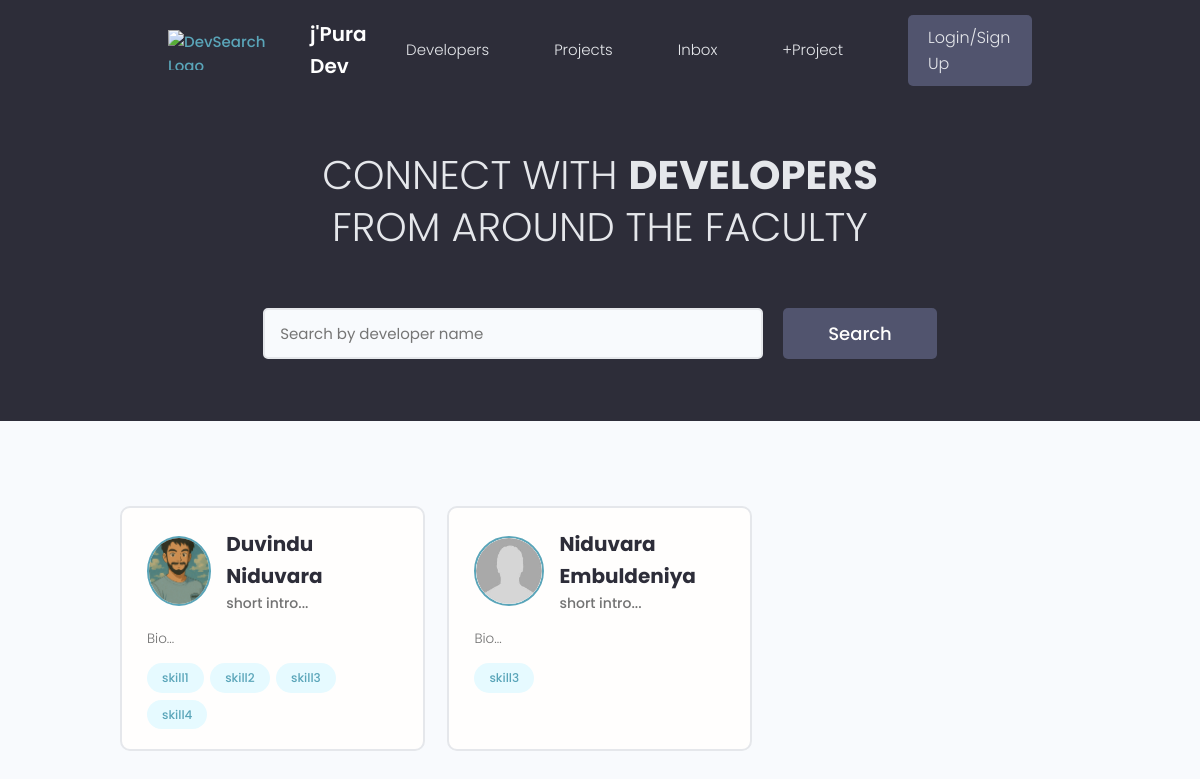
The page / on the database its author committed.
### home/models.py (models this page shows, shortened)
class Profile(models.Model):
    user = models.OneToOneField(User, on_delete=models.CASCADE)
    name = models.CharField(max_length=200, null=True)
    short_intro = models.CharField(max_length=200, null=True)
    bio = models.TextField(null=True)
    location = models.CharField(max_length=200, null=True)
    image = models.ImageField(upload_to='uploaded_profile_model/', blank=True, null=True)
    github_url = models.CharField(max_length=200, blank=True, null=True)
    linkedin_url = models.CharField(max_length=200, blank=True, null=True)
    web_url = models.CharField(max_length=200, blank=True, null=True)
    created = models.DateTimeField(auto_now_add=True)

class Skill(models.Model):
    owner = models.ForeignKey(User, on_delete=models.CASCADE)
    name = models.CharField(max_length=200)
    description = models.TextField(blank=True, null=True)
    created = models.DateTimeField(auto_now_add=True)

### home/views.py (the view)
# urls.py: path('', home, name = 'home'),
def home(request):
    users = User.objects.all()
    context = {'users':users}
    return render(request, 'home/index.html', context)

### home/templates/home/index.html (shortened to what this page needs)
{% extends 'base.html' %}
{% load static %}
{% block content %}
  <main class="home">
    <section class="hero-section text-center">
      <div class="container container--narrow">
        <div class="hero-section__box">
          <h2>CONNECT WITH <span>DEVELOPERS</span></h2>
          <h2>FROM AROUND THE FACULTY</h2>
        </div>
        <div class="hero-section__search">
          <form class="form" action="#" method="get">
            <div class="form__field">
              <input class="input input--text" id="formInput#search" type="text" name="text"
                placeholder="Search by developer name" />
            </div>
            <input class="btn btn--sub btn--lg" type="submit" value="Search" />
          </form>
        </div>
      </div>
    </section>
    <section class="devlist">
      <div class="container">
        <div class="grid grid--three">
          {% for user in users %}
            <div class="column card">
              <div class="dev">
                <a href="{% url 'profile' user.username %}" class="card__body">
                  <div class="dev__profile">
                    {% if user.profile.image %}
                      <img class="avatar avatar--md" src="{{user.profile.image.url}}" alt="image" />
                    {% else %}
                      <img class="avatar avatar--md" src="{% static 'static_profile_model/default.jpg' %}" alt="image" />
                    {% endif %}
                    <div class="dev__meta">
                      <h3>{{user.profile.name}}</h3>
                      <h5>{{user.profile.short_intro|slice:'60'}}</h5>
                    </div>
                  </div>
                  <p class="dev__info">
                    {{user.profile.bio|slice:'150'}}
                  </p>
                  <div class="dev__skills">
                    {% for skill in user.skill_set.all|slice:'6' %}
                      <span class="tag tag--pill tag--main">
                        <small>{{skill.name}}</small>
                      </span>
                    {% endfor %}
                  </div>
                </a>
              </div>
            </div>
          {% endfor %}
        </div>
      </div>
    </section>
  </main>
{% endblock content %}

### static/styles/app.css (style rules this page uses)
:root { --color-sub: #2d2d39; }
.btn--sub { background-color: var(--color-sub-light); }
.card { border: 2px solid var(--color-light); }
img { width: 100%; }
.hero-section { height: 40vh; display: flex; align-items: center; background-color: var(--color-sub); }
.hero-section__box { margin-bottom: 4rem; }
.hero-section__box > h2, .hero-section__box > h2 > span { font-size: 4rem; color: var(--color-light); line-height: 1.3; text-transform: uppercase; }
.hero-section__box > h2 { font-weight: 300; }
.hero-section__box > h2 > span { font-weight: 700; }
.hero-section__search > .form { display: flex; align-items: center; justify-content: center; gap: 2rem; }
.hero-section__search > .form input.input--text { width: 50rem; }
.devlist { margin-top: 8rem; }
.devlist .grid { align-items: stretch; }
.devlist .dev .dev__profile { display: flex; align-items: center; gap: 1.5rem; }
.devlist .dev .dev__meta h3 { color: var(--color-sub); font-size: 2rem; font-weight: 700; }
.devlist .dev .dev__meta h5 { color: var(--color-text); font-size: 1.4rem; font-weight: 500; }
.devlist .dev .dev__info { margin: 1.5rem 0; font-size: 1.35rem; line-height: 1.4; text-align: justify; }

### static/uikit/styles/modules/_variables.css (style rules this page uses)
:root { --color-main: #5aa5b9; --color-main-light: #e6faff; --color-sub: #3f4156; --color-sub-light: #51546e; --color-sub-lighter: #ededfd; --color-text: #737373; --color-gray: #8b8b8b; --color-light: #e5e7eb; --color-light-gray: #767676; --color-bg: #f8fafd; --color-white: #fffefd; --color-white-light: #f3f3f3; --color-success: #359e64; --color-success-bg: #def8e8; --color-error: #fc4b0b; --color-error-bg: #fff2ee; --font-base: 'Poppins', arial, helvetica, 'Segoe UI', roboto, ubuntu, sans-serif; --font-monospace: 'Fira Code', 'Courier New', courier, monospace; --font-regular: 300; --font-medium: 500; --font-bold: 700; --generic-shadow: 1px 1px 5px #00000010; --generic-transition: all 0.3s ease-in-out; }

### static/uikit/styles/modules/_base.css (style rules this page uses)
* { margin: 0; padding: 0; box-sizing: border-box; text-rendering: optimizeLegibility; color: inherit; font-size: inherit; }
html { font-size: 50%; }
@media only screen and (min-width: 480px) { html { font-size: 56.25%; } }
@media only screen and (min-width: 1200px) { html { font-size: 62.5%; } }
body { line-height: 1.6; font-weight: 400; font-size: 1.5rem; color: var(--color-text); background-color: var(--color-bg); min-height: 100vh; }

### static/uikit/styles/modules/_typography.css (style rules this page uses)
* { font-family: var(--font-base); }
h2 { font-size: 3.6rem; font-weight: var(--font-bold); }
h3 { font-size: 3.2rem; font-weight: var(--font-medium); }
h5 { font-size: 2.4rem; font-weight: var(--font-medium); }
h5, h6 { font-weight: var(--font-regular); }
p, span, strong { font-size: 1.6rem; color: var(--color-text); font-weight: var(--font-regular); }
a { padding-bottom: 2px; text-decoration: none; display: inline-block; color: var(--color-main); font-weight: var(--font-medium); }

### static/uikit/styles/modules/_utilities.css (style rules this page uses)
.container { width: 92%; max-width: 165rem; margin: 0 auto; box-sizing: border-box; }
.container--narrow { width: 92%; max-width: 120rem; }
@media screen and (min-width: 1000px) { .container { width: 90%; } }
@media screen and (min-width: 1000px) { .container--narrow { width: 85%; } }
@media screen and (min-width: 1200px) { .container { width: 80%; } }
@media screen and (min-width: 1200px) { .container--narrow { width: 72%; } }
.text-center { text-align: center; }

### static/uikit/styles/modules/_avatar.css (style rules this page uses)
.avatar { border-radius: 50%; border: 2px solid var(--color-main); object-fit: cover; }
.avatar--md { height: 7rem; width: 7rem; }

### static/uikit/styles/modules/_button.css (style rules this page uses)
.btn { display: inline-block; position: relative; cursor: pointer; background-color: var(--color-light); font-weight: var(--font-medium); color: var(--color-sub); text-decoration: none; padding: 1rem 2rem; border-radius: 0.5rem; border: none; width: -webkit-fit-content; width: -moz-fit-content; width: fit-content; height: -webkit-fit-content; height: -moz-fit-content; height: fit-content; font-size: 1.6rem; outline-width: 0; outline-color: transparent; -webkit-backface-visibility: hidden; backface-visibility: hidden; transition: all 0.3s ease-in-out; }
.btn--sub { background-color: var(--color-sub); color: var(--color-white); }
.btn--lg { font-size: 1.8rem; padding: 1.2rem 4.5rem; }

### static/uikit/styles/modules/_card.css (style rules this page uses)
.card { border-radius: 1rem; background-color: var(--color-white); border: 1.5px solid var(--color-light); width: auto; height: auto; margin-top: 0.5rem; margin-bottom: 0.5rem; overflow: hidden; }
.card__body, .card__header { padding: 2rem 2.5rem; }

### rows shown on the page
Skill: name "skill1"
Skill: name "skill2"
Skill: name "skill3"
Skill: name "skill4"
Skill: name "skill3"

### other values the page prints
{{ user.profile.name }} "Duvindu Niduvara"
{{ user.profile.short_intro|slice:'60' }} "short intro..."
{{ user.profile.bio|slice:'150' }} "Bio..."
{{ user.profile.name }} "Niduvara Embuldeniya"
